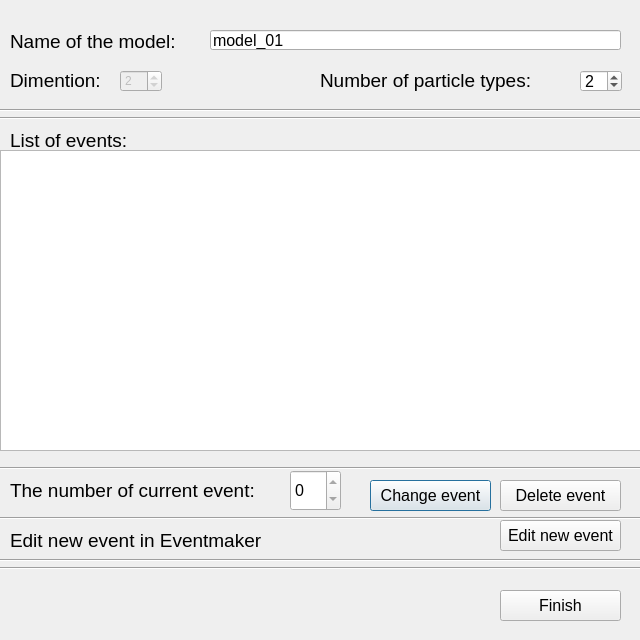
<?xml version="1.0" encoding="UTF-8"?>
<ui version="4.0">
 <class>Dialog_open_model</class>
 <widget class="QDialog" name="Dialog_open_model">
  <property name="geometry">
   <rect>
    <x>0</x>
    <y>0</y>
    <width>640</width>
    <height>640</height>
   </rect>
  </property>
  <property name="windowTitle">
   <string notr="true">Model</string>
  </property>
  <widget class="QLabel" name="label">
   <property name="geometry">
    <rect>
     <x>10</x>
     <y>30</y>
     <width>191</width>
     <height>21</height>
    </rect>
   </property>
   <property name="font">
    <font>
     <family>Arial</family>
     <pointsize>14</pointsize>
     <weight>50</weight>
     <bold>false</bold>
    </font>
   </property>
   <property name="focusPolicy">
    <enum>Qt::TabFocus</enum>
   </property>
   <property name="text">
    <string>Name of the model:</string>
   </property>
   <property name="scaledContents">
    <bool>false</bool>
   </property>
  </widget>
  <widget class="QLineEdit" name="lineEdit">
   <property name="geometry">
    <rect>
     <x>210</x>
     <y>30</y>
     <width>411</width>
     <height>20</height>
    </rect>
   </property>
   <property name="font">
    <font>
     <family>Arial</family>
     <pointsize>12</pointsize>
    </font>
   </property>
   <property name="text">
    <string>model_01</string>
   </property>
  </widget>
  <widget class="QLabel" name="label_2">
   <property name="geometry">
    <rect>
     <x>10</x>
     <y>70</y>
     <width>191</width>
     <height>21</height>
    </rect>
   </property>
   <property name="font">
    <font>
     <family>Arial</family>
     <pointsize>14</pointsize>
     <weight>50</weight>
     <bold>false</bold>
    </font>
   </property>
   <property name="text">
    <string>Dimention:</string>
   </property>
   <property name="wordWrap">
    <bool>false</bool>
   </property>
   <property name="margin">
    <number>0</number>
   </property>
  </widget>
  <widget class="QLabel" name="label_3">
   <property name="geometry">
    <rect>
     <x>320</x>
     <y>70</y>
     <width>241</width>
     <height>21</height>
    </rect>
   </property>
   <property name="font">
    <font>
     <family>Arial</family>
     <pointsize>14</pointsize>
     <weight>50</weight>
     <bold>false</bold>
    </font>
   </property>
   <property name="text">
    <string>Number of particle types:</string>
   </property>
  </widget>
  <widget class="QSpinBox" name="spinBox">
   <property name="enabled">
    <bool>false</bool>
   </property>
   <property name="geometry">
    <rect>
     <x>120</x>
     <y>70</y>
     <width>42</width>
     <height>22</height>
    </rect>
   </property>
   <property name="minimum">
    <number>1</number>
   </property>
   <property name="maximum">
    <number>3</number>
   </property>
   <property name="value">
    <number>2</number>
   </property>
  </widget>
  <widget class="QSpinBox" name="spinBox_2">
   <property name="geometry">
    <rect>
     <x>580</x>
     <y>70</y>
     <width>42</width>
     <height>22</height>
    </rect>
   </property>
   <property name="font">
    <font>
     <family>Arial</family>
     <pointsize>12</pointsize>
    </font>
   </property>
   <property name="toolTip">
    <string notr="true"/>
   </property>
   <property name="inputMethodHints">
    <set>Qt::ImhExclusiveInputMask</set>
   </property>
   <property name="minimum">
    <number>1</number>
   </property>
   <property name="maximum">
    <number>5</number>
   </property>
   <property name="value">
    <number>2</number>
   </property>
   <property name="displayIntegerBase">
    <number>10</number>
   </property>
  </widget>
  <widget class="QTableWidget" name="tableWidget">
   <property name="enabled">
    <bool>true</bool>
   </property>
   <property name="geometry">
    <rect>
     <x>0</x>
     <y>150</y>
     <width>641</width>
     <height>301</height>
    </rect>
   </property>
   <property name="font">
    <font>
     <family>Arial</family>
     <pointsize>14</pointsize>
     <weight>50</weight>
     <bold>false</bold>
    </font>
   </property>
   <property name="mouseTracking">
    <bool>false</bool>
   </property>
   <property name="layoutDirection">
    <enum>Qt::LeftToRight</enum>
   </property>
   <property name="autoFillBackground">
    <bool>true</bool>
   </property>
   <property name="frameShape">
    <enum>QFrame::StyledPanel</enum>
   </property>
   <property name="frameShadow">
    <enum>QFrame::Sunken</enum>
   </property>
   <property name="sizeAdjustPolicy">
    <enum>QAbstractScrollArea::AdjustIgnored</enum>
   </property>
   <property name="autoScrollMargin">
    <number>16</number>
   </property>
   <property name="editTriggers">
    <set>QAbstractItemView::NoEditTriggers</set>
   </property>
   <property name="tabKeyNavigation">
    <bool>true</bool>
   </property>
   <property name="dragEnabled">
    <bool>false</bool>
   </property>
   <property name="selectionMode">
    <enum>QAbstractItemView::SingleSelection</enum>
   </property>
   <property name="selectionBehavior">
    <enum>QAbstractItemView::SelectRows</enum>
   </property>
   <property name="gridStyle">
    <enum>Qt::CustomDashLine</enum>
   </property>
   <property name="sortingEnabled">
    <bool>false</bool>
   </property>
   <property name="wordWrap">
    <bool>false</bool>
   </property>
   <property name="cornerButtonEnabled">
    <bool>true</bool>
   </property>
   <attribute name="horizontalHeaderVisible">
    <bool>false</bool>
   </attribute>
   <attribute name="horizontalHeaderCascadingSectionResizes">
    <bool>true</bool>
   </attribute>
   <attribute name="horizontalHeaderDefaultSectionSize">
    <number>200</number>
   </attribute>
   <attribute name="horizontalHeaderHighlightSections">
    <bool>true</bool>
   </attribute>
   <attribute name="horizontalHeaderShowSortIndicator" stdset="0">
    <bool>true</bool>
   </attribute>
   <attribute name="horizontalHeaderStretchLastSection">
    <bool>true</bool>
   </attribute>
   <attribute name="verticalHeaderCascadingSectionResizes">
    <bool>false</bool>
   </attribute>
   <attribute name="verticalHeaderHighlightSections">
    <bool>true</bool>
   </attribute>
   <attribute name="verticalHeaderShowSortIndicator" stdset="0">
    <bool>false</bool>
   </attribute>
   <attribute name="verticalHeaderStretchLastSection">
    <bool>false</bool>
   </attribute>
  </widget>
  <widget class="QLabel" name="label_4">
   <property name="geometry">
    <rect>
     <x>10</x>
     <y>130</y>
     <width>191</width>
     <height>21</height>
    </rect>
   </property>
   <property name="font">
    <font>
     <family>Arial</family>
     <pointsize>14</pointsize>
     <weight>50</weight>
     <bold>false</bold>
    </font>
   </property>
   <property name="text">
    <string>List of events: </string>
   </property>
  </widget>
  <widget class="QPushButton" name="pushButton_2">
   <property name="geometry">
    <rect>
     <x>370</x>
     <y>480</y>
     <width>121</width>
     <height>31</height>
    </rect>
   </property>
   <property name="font">
    <font>
     <family>Arial</family>
     <pointsize>12</pointsize>
    </font>
   </property>
   <property name="text">
    <string>Change event</string>
   </property>
  </widget>
  <widget class="QPushButton" name="pushButton_3">
   <property name="geometry">
    <rect>
     <x>500</x>
     <y>480</y>
     <width>121</width>
     <height>31</height>
    </rect>
   </property>
   <property name="font">
    <font>
     <family>Arial</family>
     <pointsize>12</pointsize>
    </font>
   </property>
   <property name="text">
    <string>Delete event</string>
   </property>
  </widget>
  <widget class="QPushButton" name="pushButton_4">
   <property name="geometry">
    <rect>
     <x>500</x>
     <y>520</y>
     <width>121</width>
     <height>31</height>
    </rect>
   </property>
   <property name="font">
    <font>
     <family>Arial</family>
     <pointsize>12</pointsize>
    </font>
   </property>
   <property name="text">
    <string>Edit new event</string>
   </property>
  </widget>
  <widget class="QLabel" name="label_5">
   <property name="geometry">
    <rect>
     <x>10</x>
     <y>480</y>
     <width>301</width>
     <height>21</height>
    </rect>
   </property>
   <property name="font">
    <font>
     <family>Arial</family>
     <pointsize>14</pointsize>
     <weight>50</weight>
     <bold>false</bold>
    </font>
   </property>
   <property name="text">
    <string>The number of current event: </string>
   </property>
  </widget>
  <widget class="QSpinBox" name="spinBox_3">
   <property name="geometry">
    <rect>
     <x>290</x>
     <y>470</y>
     <width>51</width>
     <height>41</height>
    </rect>
   </property>
   <property name="font">
    <font>
     <family>Arial</family>
     <pointsize>12</pointsize>
    </font>
   </property>
   <property name="minimum">
    <number>0</number>
   </property>
   <property name="maximum">
    <number>0</number>
   </property>
   <property name="singleStep">
    <number>1</number>
   </property>
   <property name="value">
    <number>0</number>
   </property>
  </widget>
  <widget class="Line" name="line">
   <property name="geometry">
    <rect>
     <x>0</x>
     <y>100</y>
     <width>651</width>
     <height>20</height>
    </rect>
   </property>
   <property name="orientation">
    <enum>Qt::Horizontal</enum>
   </property>
  </widget>
  <widget class="QPushButton" name="pushButton">
   <property name="geometry">
    <rect>
     <x>500</x>
     <y>590</y>
     <width>121</width>
     <height>31</height>
    </rect>
   </property>
   <property name="font">
    <font>
     <family>Arial</family>
     <pointsize>12</pointsize>
    </font>
   </property>
   <property name="text">
    <string>Finish</string>
   </property>
  </widget>
  <widget class="Line" name="line_3">
   <property name="geometry">
    <rect>
     <x>0</x>
     <y>110</y>
     <width>651</width>
     <height>16</height>
    </rect>
   </property>
   <property name="inputMethodHints">
    <set>Qt::ImhExclusiveInputMask</set>
   </property>
   <property name="orientation">
    <enum>Qt::Horizontal</enum>
   </property>
  </widget>
  <widget class="Line" name="line_4">
   <property name="geometry">
    <rect>
     <x>0</x>
     <y>460</y>
     <width>641</width>
     <height>16</height>
    </rect>
   </property>
   <property name="orientation">
    <enum>Qt::Horizontal</enum>
   </property>
  </widget>
  <widget class="Line" name="line_5">
   <property name="geometry">
    <rect>
     <x>0</x>
     <y>550</y>
     <width>651</width>
     <height>20</height>
    </rect>
   </property>
   <property name="orientation">
    <enum>Qt::Horizontal</enum>
   </property>
  </widget>
  <widget class="Line" name="line_6">
   <property name="geometry">
    <rect>
     <x>0</x>
     <y>560</y>
     <width>651</width>
     <height>16</height>
    </rect>
   </property>
   <property name="orientation">
    <enum>Qt::Horizontal</enum>
   </property>
  </widget>
  <widget class="Line" name="line_2">
   <property name="geometry">
    <rect>
     <x>0</x>
     <y>510</y>
     <width>651</width>
     <height>16</height>
    </rect>
   </property>
   <property name="orientation">
    <enum>Qt::Horizontal</enum>
   </property>
  </widget>
  <widget class="QLabel" name="label_6">
   <property name="geometry">
    <rect>
     <x>10</x>
     <y>530</y>
     <width>301</width>
     <height>21</height>
    </rect>
   </property>
   <property name="font">
    <font>
     <family>Arial</family>
     <pointsize>14</pointsize>
     <weight>50</weight>
     <bold>false</bold>
    </font>
   </property>
   <property name="text">
    <string>Edit new event in Eventmaker</string>
   </property>
  </widget>
 </widget>
 <resources/>
 <connections/>
</ui>
